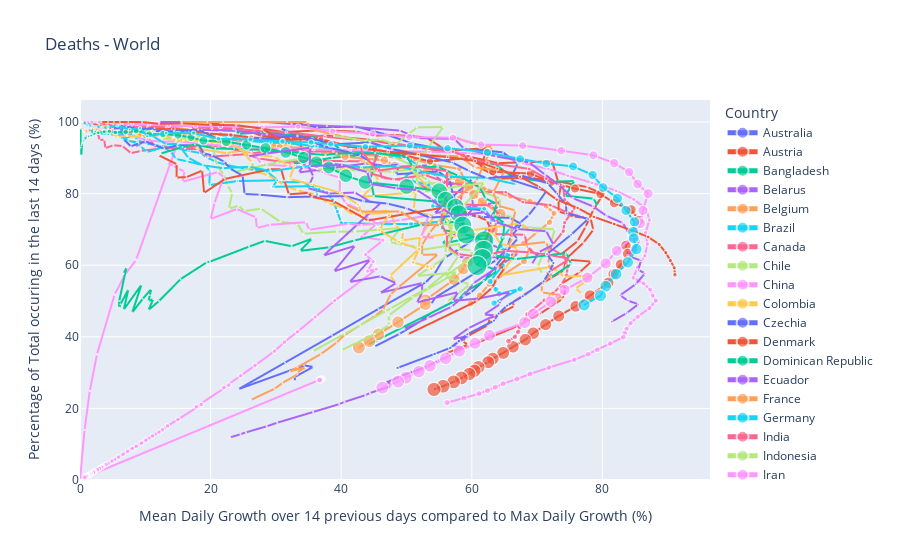

Notebook source saved alongside this figure:
### Markdown cell above
### Plot

### Code cell
if cases_w.value == 'Confirmed Cases':
    daily_cases_global_2 = plot_phase_space_world(daily_cases_global, 
                                           title = cases_w.value, time_window=int(tw_w.value), 
                                           n_cases = min_w.value, country=ct_w.value)
elif cases_w.value == 'Deaths':
    daily_deaths_global_2 = plot_phase_space_world(daily_deaths_global, 
                                            title = cases_w.value, time_window=int(tw_w.value), 
                                            n_cases = min_w.value, country=ct_w.value)
else:
    print('ERROR in dataframe')
